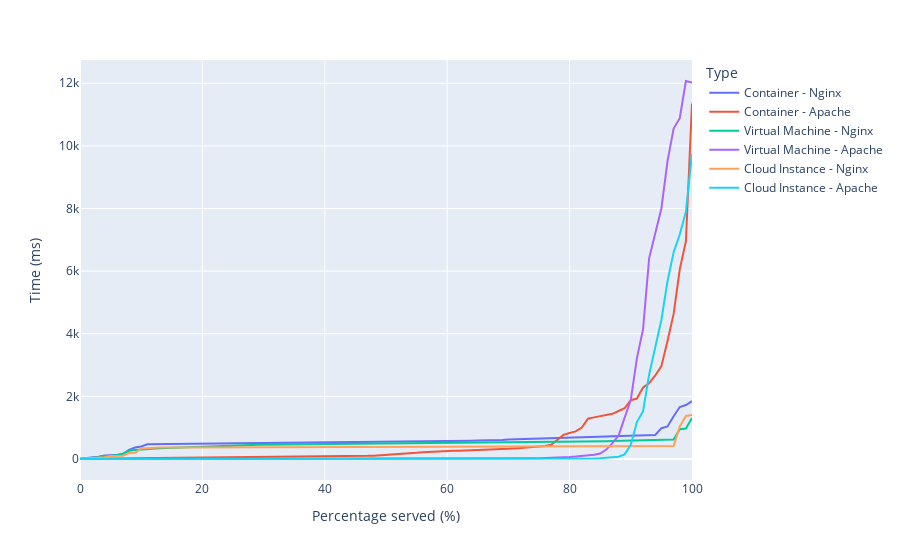

The notebook cell this image was saved under:
### Code cell
# Nginx response 50000 requests 10000 concurrency

container_df_nginx_response_50000_10000_1 = pd.read_csv(container_nginx_response_data["docker-nginx-n50000-c10000-1"])
container_df_nginx_response_50000_10000_2 = pd.read_csv(container_nginx_response_data["docker-nginx-n50000-c10000-2"])
container_df_nginx_response_50000_10000_3 = pd.read_csv(container_nginx_response_data["docker-nginx-n50000-c10000-3"])

container_df_apache_response_50000_10000_1 = pd.read_csv(container_apache_response_data["docker-apache-n50000-c10000-1"])
container_df_apache_response_50000_10000_2 = pd.read_csv(container_apache_response_data["docker-apache-n50000-c10000-2"])
container_df_apache_response_50000_10000_3 = pd.read_csv(container_apache_response_data["docker-apache-n50000-c10000-3"])


vm_df_nginx_response_50000_10000_1 = pd.read_csv(vm_nginx_response_data["vm-nginx-n50000-c10000-1"])
vm_df_nginx_response_50000_10000_2 = pd.read_csv(vm_nginx_response_data["vm-nginx-n50000-c10000-2"])
vm_df_nginx_response_50000_10000_3 = pd.read_csv(vm_nginx_response_data["vm-nginx-n50000-c10000-3"])

vm_df_apache_response_50000_10000_1 = pd.read_csv(vm_apache_response_data["vm-apache-n50000-c10000-1"])
vm_df_apache_response_50000_10000_2 = pd.read_csv(vm_apache_response_data["vm-apache-n50000-c10000-2"])
vm_df_apache_response_50000_10000_3 = pd.read_csv(vm_apache_response_data["vm-apache-n50000-c10000-3"])


ec2_df_nginx_response_50000_10000_1 = pd.read_csv(ec2_nginx_response_data["ec2-nginx-n50000-c10000-1"])
ec2_df_nginx_response_50000_10000_2 = pd.read_csv(ec2_nginx_response_data["ec2-nginx-n50000-c10000-2"])
ec2_df_nginx_response_50000_10000_3 = pd.read_csv(ec2_nginx_response_data["ec2-nginx-n50000-c10000-3"])

ec2_df_apache_response_50000_10000_1 = pd.read_csv(ec2_apache_response_data["ec2-apache-n50000-c10000-1"])
ec2_df_apache_response_50000_10000_2 = pd.read_csv(ec2_apache_response_data["ec2-apache-n50000-c10000-2"])
ec2_df_apache_response_50000_10000_3 = pd.read_csv(ec2_apache_response_data["ec2-apache-n50000-c10000-3"])


container_nginx_response_50000_10000_periods ={'Period 1': container_df_nginx_response_50000_10000_1["Time in ms"],
    'Period 2': container_df_nginx_response_50000_10000_2["Time in ms"],
    'Period 3': container_df_nginx_response_50000_10000_3["Time in ms"]}

container_apache_response_50000_10000_periods ={'Period 1': container_df_apache_response_50000_10000_1["Time in ms"],
    'Period 2': container_df_apache_response_50000_10000_2["Time in ms"],
    'Period 3': container_df_apache_response_50000_10000_3["Time in ms"]}


vm_nginx_response_50000_10000_periods ={'Period 1': vm_df_nginx_response_50000_10000_1["Time in ms"],
    'Period 2': vm_df_nginx_response_50000_10000_2["Time in ms"],
    'Period 3': vm_df_nginx_response_50000_10000_3["Time in ms"]}

vm_apache_response_50000_10000_periods ={'Period 1': vm_df_apache_response_50000_10000_1["Time in ms"],
    'Period 2': vm_df_apache_response_50000_10000_2["Time in ms"],
    'Period 3': vm_df_apache_response_50000_10000_3["Time in ms"]}


ec2_nginx_response_50000_10000_periods ={'Period 1': ec2_df_nginx_response_50000_10000_1["Time in ms"],
    'Period 2': ec2_df_nginx_response_50000_10000_2["Time in ms"],
    'Period 3': ec2_df_nginx_response_50000_10000_3["Time in ms"]}

ec2_apache_response_50000_10000_periods ={'Period 1': ec2_df_apache_response_50000_10000_1["Time in ms"],
    'Period 2': ec2_df_apache_response_50000_10000_2["Time in ms"],
    'Period 3': ec2_df_apache_response_50000_10000_3["Time in ms"]}



container_nginx_response_50000_10000_average = pd.DataFrame(container_nginx_response_50000_10000_periods).mean(axis=1)
container_nginx_response_50000_10000_df = pd.DataFrame(container_nginx_response_50000_10000_average).rename(columns={0: "Time (ms)"}).reset_index().rename(columns={"index": "Percentage served (%)"})
container_nginx_response_50000_10000_df["Type"] = "Container - Nginx"

container_apache_response_50000_10000_average = pd.DataFrame(container_apache_response_50000_10000_periods).mean(axis=1)
container_apache_response_50000_10000_df = pd.DataFrame(container_apache_response_50000_10000_average).rename(columns={0: "Time (ms)"}).reset_index().rename(columns={"index": "Percentage served (%)"})
container_apache_response_50000_10000_df["Type"] = "Container - Apache"


vm_nginx_response_50000_10000_average = pd.DataFrame(vm_nginx_response_50000_10000_periods).mean(axis=1)
vm_nginx_response_50000_10000_df = pd.DataFrame(vm_nginx_response_50000_10000_average).rename(columns={0: "Time (ms)"}).reset_index().rename(columns={"index": "Percentage served (%)"})
vm_nginx_response_50000_10000_df["Type"] = "Virtual Machine - Nginx"

vm_apache_response_50000_10000_average = pd.DataFrame(vm_apache_response_50000_10000_periods).mean(axis=1)
vm_apache_response_50000_10000_df = pd.DataFrame(vm_apache_response_50000_10000_average).rename(columns={0: "Time (ms)"}).reset_index().rename(columns={"index": "Percentage served (%)"})
vm_apache_response_50000_10000_df["Type"] = "Virtual Machine - Apache"


ec2_nginx_response_50000_10000_average = pd.DataFrame(ec2_nginx_response_50000_10000_periods).mean(axis=1)
ec2_nginx_response_50000_10000_df = pd.DataFrame(ec2_nginx_response_50000_10000_average).rename(columns={0: "Time (ms)"}).reset_index().rename(columns={"index": "Percentage served (%)"})
ec2_nginx_response_50000_10000_df["Type"] = "Cloud Instance - Nginx"

ec2_apache_response_50000_10000_average = pd.DataFrame(ec2_apache_response_50000_10000_periods).mean(axis=1)
ec2_apache_response_50000_10000_df = pd.DataFrame(ec2_apache_response_50000_10000_average).rename(columns={0: "Time (ms)"}).reset_index().rename(columns={"index": "Percentage served (%)"})
ec2_apache_response_50000_10000_df["Type"] = "Cloud Instance - Apache"


average_nginx_response_50000_10000_df = pd.concat([container_nginx_response_50000_10000_df,
                                                 container_apache_response_50000_10000_df,
                                                 vm_nginx_response_50000_10000_df,
                                                vm_apache_response_50000_10000_df, 
                                                 ec2_nginx_response_50000_10000_df,
                                                 ec2_apache_response_50000_10000_df])

fig = px.line(average_nginx_response_50000_10000_df, x="Percentage served (%)", y="Time (ms)", color="Type")
fig.show()

### Figure 1 — Plotly figure (JSON) as saved in the notebook; plotly's stock layout.template omitted (floating-point values rounded to 4 significant figures)
{"data": [{"hovertemplate": "Type=Container - Nginx<br>Percentage served (%)=%{x}<br>Time (ms)=%{y}<extra></extra>", "legendgroup": "Container - Nginx", "line": {"color": "#636efa", "dash": "solid"}, "marker": {"symbol": "circle"}, "mode": "lines", "name": "Container - Nginx", "orientation": "v", "showlegend": true, "type": "scatter", "x": [0, 1, 2, 3, 4, 5, 6, 7, 8, 9, 10, 11, 12, 13, 14, 15, 16, 17, 18, 19, 20, 21, 22, 23, 24, 25, 26, 27, 28, 29, 30, 31, 32, 33, 34, 35, 36, 37, 38, 39, 40, 41, 42, 43, 44, 45, 46, 47, 48, 49, 50, 51, 52, 53, 54, 55, 56, 57, 58, 59, 60, 61, 62, 63, 64, 65, 66, 67, 68, 69, 70, 71, 72, 73, 74, 75, 76, 77, 78, 79, 80, 81, 82, 83, 84, 85, 86, 87, 88, 89, 90, 91, 92, 93, 94, 95, 96, 97, 98, 99, 100], "xaxis": "x", "y": [6.193, 27.12, 40.97, 73.73, 109.5, 113.9, 123.9, 150.0, 291.2, 366.3, 398.5, 470.9, 473.2, 474.0, 475.3, 476.3, 476.8, 477.8, 478.7, 480.3, 484.2, 486.8, 488.9, 492.2, 496.2, 498.4, 502.7, 506.9, 511.0, 514.1, 519.6, 521.9, 524.9, 526.3, 527.5, 528.4, 529.8, 533.2, 535.7, 541.1, 545.1, 547.5, 549.4, 554.7, 558.4, 559.5, 560.6, 561.6, 563.2, 564.6, 566.3, 568.3, 570.4, 571.7, 572.6, 573.1, 573.9, 575.0, 576.0, 577.0, 579.0, 580.9, 582.8, 584.5, 586.2, 587.5, 589.5, 593.7, 598.0, 604.0, 621.7, 626.7, 641.1, 650.9, 656.3, 659.7, 662.6, 667.1, 672.5, 677.5, 678.8, 682.4, 690.8, 700.6, 708.8, 716.3, 721.5, 729.9, 735.3, 738.7, 743.4, 748.3, 753.0, 765.9, 768.0, 983.9, 1038.0, 1364.0, 1661.0, 1724.0, 1846.0], "yaxis": "y"}, {"hovertemplate": "Type=Container - Apache<br>Percentage served (%)=%{x}<br>Time (ms)=%{y}<extra></extra>", "legendgroup": "Container - Apache", "line": {"color": "#EF553B", "dash": "solid"}, "marker": {"symbol": "circle"}, "mode": "lines", "name": "Container - Apache", "orientation": "v", "showlegend": true, "type": "scatter", "x": [0, 1, 2, 3, 4, 5, 6, 7, 8, 9, 10, 11, 12, 13, 14, 15, 16, 17, 18, 19, 20, 21, 22, 23, 24, 25, 26, 27, 28, 29, 30, 31, 32, 33, 34, 35, 36, 37, 38, 39, 40, 41, 42, 43, 44, 45, 46, 47, 48, 49, 50, 51, 52, 53, 54, 55, 56, 57, 58, 59, 60, 61, 62, 63, 64, 65, 66, 67, 68, 69, 70, 71, 72, 73, 74, 75, 76, 77, 78, 79, 80, 81, 82, 83, 84, 85, 86, 87, 88, 89, 90, 91, 92, 93, 94, 95, 96, 97, 98, 99, 100], "xaxis": "x", "y": [0.172, 9.618, 12.42, 14.71, 17.46, 19.51, 21.03, 22.33, 23.6, 24.79, 25.99, 27.09, 28.14, 29.43, 30.69, 32.02, 33.5, 34.96, 36.18, 37.07, 38.62, 39.96, 41.38, 42.61, 44.34, 45.82, 47.93, 50.07, 52.27, 53.64, 55.25, 56.87, 58.36, 59.98, 62.51, 64.53, 67.36, 70.16, 72.29, 74.79, 77.9, 80.8, 84.27, 87.45, 90.94, 93.83, 96.82, 100.7, 107.7, 117.4, 125.4, 142.3, 154.4, 166.3, 176.8, 196.8, 218.9, 231.4, 239.2, 245.9, 253.8, 260.4, 265.7, 270.2, 275.0, 281.9, 291.3, 298.0, 305.6, 315.3, 323.6, 336.8, 350.8, 369.4, 379.5, 394.0, 411.9, 456.4, 610.9, 770.8, 830.3, 882.3, 1007.0, 1288.0, 1330.0, 1371.0, 1402.0, 1443.0, 1532.0, 1625.0, 1879.0, 1931.0, 2282.0, 2416.0, 2668.0, 2966.0, 3770.0, 4633.0, 6057.0, 6949.0, 11350.0], "yaxis": "y"}, {"hovertemplate": "Type=Virtual Machine - Nginx<br>Percentage served (%)=%{x}<br>Time (ms)=%{y}<extra></extra>", "legendgroup": "Virtual Machine - Nginx", "line": {"color": "#00cc96", "dash": "solid"}, "marker": {"symbol": "circle"}, "mode": "lines", "name": "Virtual Machine - Nginx", "orientation": "v", "showlegend": true, "type": "scatter", "x": [0, 1, 2, 3, 4, 5, 6, 7, 8, 9, 10, 11, 12, 13, 14, 15, 16, 17, 18, 19, 20, 21, 22, 23, 24, 25, 26, 27, 28, 29, 30, 31, 32, 33, 34, 35, 36, 37, 38, 39, 40, 41, 42, 43, 44, 45, 46, 47, 48, 49, 50, 51, 52, 53, 54, 55, 56, 57, 58, 59, 60, 61, 62, 63, 64, 65, 66, 67, 68, 69, 70, 71, 72, 73, 74, 75, 76, 77, 78, 79, 80, 81, 82, 83, 84, 85, 86, 87, 88, 89, 90, 91, 92, 93, 94, 95, 96, 97, 98, 99, 100], "xaxis": "x", "y": [4.273, 29.4, 39.55, 50.01, 92.83, 103.1, 125.3, 171.9, 264.5, 288.9, 307.5, 321.7, 332.9, 340.7, 347.7, 356.5, 366.8, 377.5, 387.1, 393.9, 402.3, 409.5, 415.3, 427.7, 438.3, 444.8, 446.9, 449.0, 450.6, 452.7, 454.5, 455.8, 457.4, 458.9, 460.6, 462.4, 464.3, 468.6, 472.9, 475.8, 477.9, 481.3, 483.6, 486.1, 487.5, 488.5, 489.5, 490.4, 491.2, 491.9, 492.6, 493.1, 494.2, 497.1, 498.4, 500.1, 502.1, 503.7, 505.3, 506.7, 508.0, 508.7, 509.4, 510.3, 512.4, 513.8, 516.1, 516.9, 517.7, 518.6, 519.5, 520.2, 520.9, 521.9, 523.3, 526.0, 528.8, 530.5, 534.1, 536.5, 538.2, 545.1, 551.5, 555.0, 560.5, 565.6, 569.2, 572.5, 576.5, 578.7, 581.4, 586.1, 592.3, 597.1, 602.9, 607.7, 612.2, 620.4, 950.5, 974.0, 1311.0], "yaxis": "y"}, {"hovertemplate": "Type=Virtual Machine - Apache<br>Percentage served (%)=%{x}<br>Time (ms)=%{y}<extra></extra>", "legendgroup": "Virtual Machine - Apache", "line": {"color": "#ab63fa", "dash": "solid"}, "marker": {"symbol": "circle"}, "mode": "lines", "name": "Virtual Machine - Apache", "orientation": "v", "showlegend": true, "type": "scatter", "x": [0, 1, 2, 3, 4, 5, 6, 7, 8, 9, 10, 11, 12, 13, 14, 15, 16, 17, 18, 19, 20, 21, 22, 23, 24, 25, 26, 27, 28, 29, 30, 31, 32, 33, 34, 35, 36, 37, 38, 39, 40, 41, 42, 43, 44, 45, 46, 47, 48, 49, 50, 51, 52, 53, 54, 55, 56, 57, 58, 59, 60, 61, 62, 63, 64, 65, 66, 67, 68, 69, 70, 71, 72, 73, 74, 75, 76, 77, 78, 79, 80, 81, 82, 83, 84, 85, 86, 87, 88, 89, 90, 91, 92, 93, 94, 95, 96, 97, 98, 99, 100], "xaxis": "x", "y": [0.007667, 0.07733, 0.1007, 0.113, 0.1207, 0.128, 0.1357, 0.1453, 0.156, 0.1673, 0.1777, 0.188, 0.2003, 0.2137, 0.225, 0.2357, 0.247, 0.26, 0.274, 0.2927, 0.3117, 0.329, 0.349, 0.37, 0.389, 0.413, 0.437, 0.461, 0.49, 0.5187, 0.5487, 0.581, 0.614, 0.6483, 0.6863, 0.7247, 0.767, 0.8107, 0.86, 0.9103, 0.966, 1.025, 1.09, 1.157, 1.227, 1.303, 1.384, 1.473, 1.574, 1.684, 1.813, 1.965, 2.124, 2.287, 2.463, 2.66, 2.869, 3.13, 3.42, 3.762, 4.165, 4.592, 5.099, 5.703, 6.427, 7.203, 8.117, 9.143, 10.38, 11.69, 13.16, 14.79, 16.78, 19.15, 21.91, 25.41, 29.49, 35.17, 41.47, 50.28, 61.81, 77.01, 94.24, 112.8, 136.9, 175.6, 301.3, 508.1, 745.2, 1327.0, 1885.0, 3224.0, 4138.0, 6417.0, 7246.0, 8002.0, 9512.0, 10550.0, 10880.0, 12070.0, 12030.0], "yaxis": "y"}, {"hovertemplate": "Type=Cloud Instance - Nginx<br>Percentage served (%)=%{x}<br>Time (ms)=%{y}<extra></extra>", "legendgroup": "Cloud Instance - Nginx", "line": {"color": "#FFA15A", "dash": "solid"}, "marker": {"symbol": "circle"}, "mode": "lines", "name": "Cloud Instance - Nginx", "orientation": "v", "showlegend": true, "type": "scatter", "x": [0, 1, 2, 3, 4, 5, 6, 7, 8, 9, 10, 11, 12, 13, 14, 15, 16, 17, 18, 19, 20, 21, 22, 23, 24, 25, 26, 27, 28, 29, 30, 31, 32, 33, 34, 35, 36, 37, 38, 39, 40, 41, 42, 43, 44, 45, 46, 47, 48, 49, 50, 51, 52, 53, 54, 55, 56, 57, 58, 59, 60, 61, 62, 63, 64, 65, 66, 67, 68, 69, 70, 71, 72, 73, 74, 75, 76, 77, 78, 79, 80, 81, 82, 83, 84, 85, 86, 87, 88, 89, 90, 91, 92, 93, 94, 95, 96, 97, 98, 99, 100], "xaxis": "x", "y": [5.066, 15.8, 19.98, 31.18, 54.35, 96.13, 100.4, 106.6, 190.7, 198.3, 333.0, 350.9, 358.6, 363.9, 366.6, 368.6, 369.7, 370.8, 371.6, 371.7, 372.5, 372.7, 372.9, 373.1, 373.2, 373.4, 373.6, 373.8, 374.1, 374.6, 375.3, 375.6, 375.7, 376.0, 376.4, 376.6, 376.7, 377.0, 377.3, 377.6, 378.8, 380.2, 381.2, 382.0, 382.3, 383.2, 383.5, 383.7, 383.9, 384.2, 384.3, 384.4, 384.5, 384.7, 384.9, 385.3, 386.9, 388.9, 391.3, 393.5, 394.8, 395.3, 395.8, 396.6, 398.0, 398.9, 399.9, 400.4, 401.1, 401.6, 402.0, 402.5, 402.9, 403.2, 403.5, 403.7, 403.9, 404.1, 404.4, 404.9, 405.3, 405.6, 405.9, 406.1, 406.3, 406.4, 406.7, 407.2, 407.6, 408.2, 408.9, 409.5, 410.2, 410.9, 411.8, 412.7, 414.2, 417.3, 1039.0, 1377.0, 1407.0], "yaxis": "y"}, {"hovertemplate": "Type=Cloud Instance - Apache<br>Percentage served (%)=%{x}<br>Time (ms)=%{y}<extra></extra>", "legendgroup": "Cloud Instance - Apache", "line": {"color": "#19d3f3", "dash": "solid"}, "marker": {"symbol": "circle"}, "mode": "lines", "name": "Cloud Instance - Apache", "orientation": "v", "showlegend": true, "type": "scatter", "x": [0, 1, 2, 3, 4, 5, 6, 7, 8, 9, 10, 11, 12, 13, 14, 15, 16, 17, 18, 19, 20, 21, 22, 23, 24, 25, 26, 27, 28, 29, 30, 31, 32, 33, 34, 35, 36, 37, 38, 39, 40, 41, 42, 43, 44, 45, 46, 47, 48, 49, 50, 51, 52, 53, 54, 55, 56, 57, 58, 59, 60, 61, 62, 63, 64, 65, 66, 67, 68, 69, 70, 71, 72, 73, 74, 75, 76, 77, 78, 79, 80, 81, 82, 83, 84, 85, 86, 87, 88, 89, 90, 91, 92, 93, 94, 95, 96, 97, 98, 99, 100], "xaxis": "x", "y": [0.02333, 0.055, 0.05733, 0.05867, 0.05967, 0.06133, 0.06267, 0.06367, 0.06433, 0.06467, 0.065, 0.06533, 0.06567, 0.06733, 0.068, 0.06867, 0.06967, 0.07, 0.07033, 0.07133, 0.07133, 0.072, 0.072, 0.07233, 0.073, 0.073, 0.074, 0.074, 0.07467, 0.075, 0.07567, 0.07633, 0.077, 0.07767, 0.07833, 0.07967, 0.08033, 0.082, 0.08433, 0.08833, 0.09233, 0.09533, 0.09733, 0.099, 0.101, 0.1033, 0.1057, 0.1093, 0.113, 0.1177, 0.1217, 0.1257, 0.13, 0.137, 0.1487, 0.162, 0.175, 0.1873, 0.2003, 0.2147, 0.231, 0.248, 0.2667, 0.2877, 0.3157, 0.3483, 0.392, 0.4397, 0.4953, 0.5663, 0.6517, 0.752, 0.873, 1.036, 1.245, 1.515, 1.897, 2.407, 3.029, 3.883, 4.973, 6.805, 9.501, 12.81, 17.96, 24.87, 35.3, 51.85, 71.61, 148.6, 452.5, 1179.0, 1522.0, 2701.0, 3596.0, 4446.0, 5678.0, 6606.0, 7170.0, 7899.0, 9744.0], "yaxis": "y"}], "layout": {"legend": {"title": {"text": "Type"}, "tracegroupgap": 0}, "margin": {"t": 60}, "xaxis": {"anchor": "y", "domain": [0, 1], "title": {"text": "Percentage served (%)"}}, "yaxis": {"anchor": "x", "domain": [0, 1], "title": {"text": "Time (ms)"}}}}
